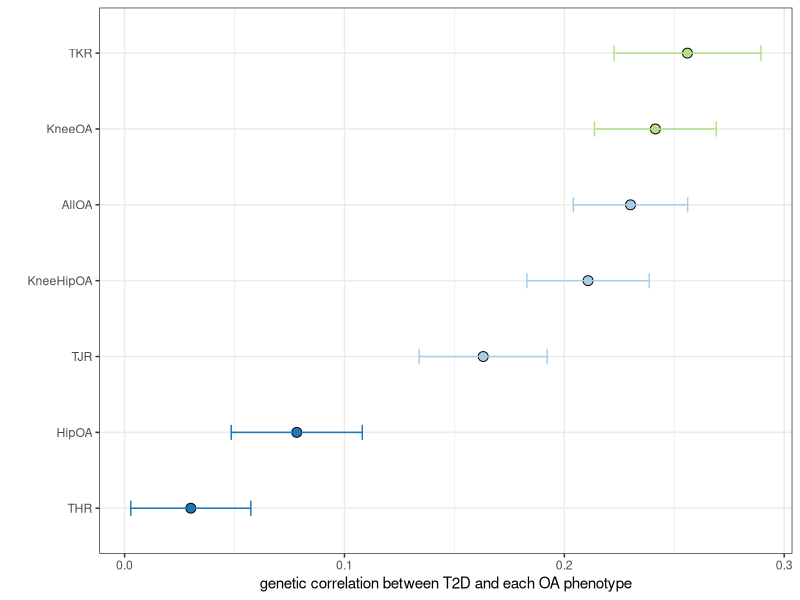
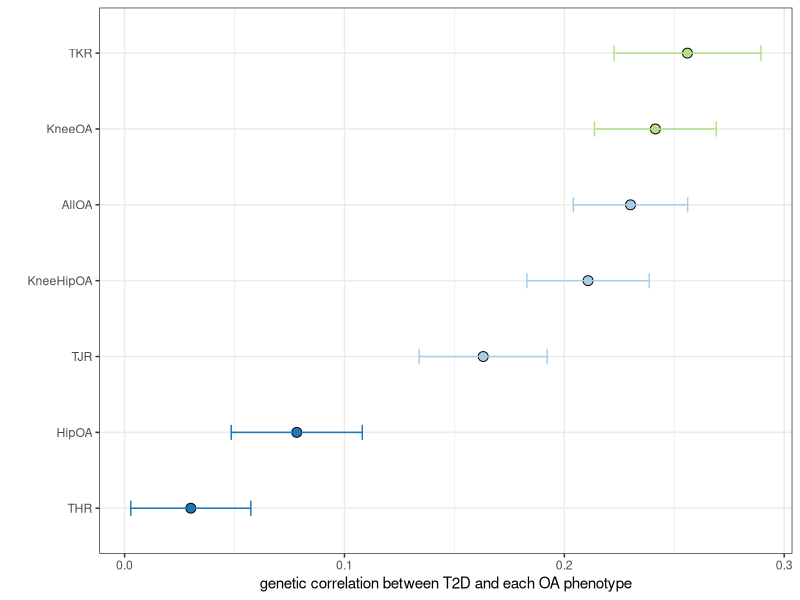

Recreate these plots in R, in order.
library(data.table)
library(ggplot2)
library(RColorBrewer)

ldsc.dt <- data.table(OA.phen=c("AllOA", "KneeOA", "HipOA", "KneeHipOA", "TKR", "THR", "TJR"),
                      rg=c(0.2301,0.2414,0.0783,0.2108,0.256,0.0301,0.1631),
                      se=c(0.026,0.0277,0.0298,0.0278,0.0334,0.0273,0.0291),
                      # p=c(),
                      emp.p=c(0.00654,0.00493,0.1423,0.0001188,0.00348,0.3238,0.0227),
                      cat=c("both", "knee", "hip", "both", "knee", "hip", "both"))

my.colors <- RColorBrewer::brewer.pal(8, "Dark2")[c(1,2,6)]
my.colors <- RColorBrewer::brewer.pal(8, "Paired")[c(3,2,1)]
my.colors <- RColorBrewer::brewer.pal(9, "RdPu")[c(4,6,8)]

ggplot(ldsc.dt, aes(x=rg, y=reorder(OA.phen,rg), xmin=rg-se, xmax=rg+se, fill=cat)) +
# ggplot(ldsc.dt, aes(y=rg, x=reorder(OA.phen,rg), ymin=rg-se, ymax=rg+se, color=cat)) +
  geom_point(size = 3, color="black", pch=21) +
  geom_errorbar(width=0.2,position=position_dodge(0.05), aes(color=cat)) +
  theme_bw() + 
  theme(legend.position="none") +
  scale_fill_brewer(palette="Paired") +
  scale_color_brewer(palette="Paired") +
  # scale_fill_manual(values=my.colors) +
  # scale_color_manual(values=my.colors) +
  ylab("") +
  xlab("genetic correlation between T2D and each OA phenotype")
ggsave("/project_data/ldsc_figure.png", width=6, height=3, dpi=400)
